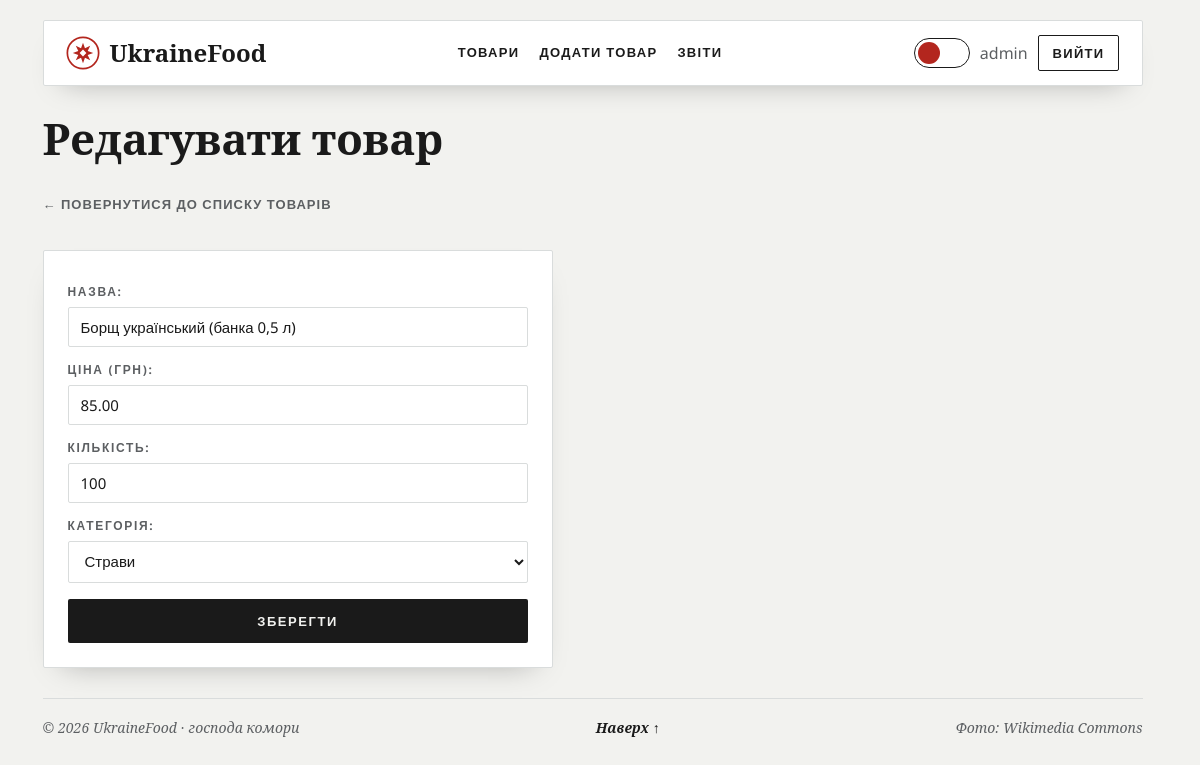
/edit.php?id=2 (signed in), run on the app's committed database.
### tables this page shows
CREATE TABLE
    products (
        id INT AUTO_INCREMENT PRIMARY KEY,
        name VARCHAR(255) NOT NULL,
        price DECIMAL(10, 2) NOT NULL,
        quantity INT NOT NULL DEFAULT 0,
        category_id INT NULL,
        image VARCHAR(255) NULL,
        CONSTRAINT fk_products_category FOREIGN KEY (category_id) REFERENCES category (id) ON DELETE SET NULL
    );

CREATE TABLE
    category (
        id INT AUTO_INCREMENT PRIMARY KEY,
        name VARCHAR(255) NOT NULL
    );

### edit.php (the view, shortened to what this page needs)
<?php
require_once 'db.php';
$id = filter_var($_GET['id'] ?? null, FILTER_VALIDATE_INT);
$product = false;
if ($id) {
    $productStmt = $pdo->prepare("SELECT name, price, quantity, category_id FROM products WHERE id = :id");
    $productStmt->execute([':id' => $id]);
    $product = $productStmt->fetch();
}
?>
<?php
$product['category_id'] = $product['category_id'] === null ? null : (int) $product['category_id'];
$categories = $pdo->query("SELECT id, name FROM category ORDER BY name")->fetchAll();
require 'header.php';
?>
<h1>Редагувати товар</h1>
<a href="index.php" class="back-link">← Повернутися до списку товарів</a>
<form method="post" action="edit.php?id=<?= (int) $id ?>" class="product-form">
    <label for="name">Назва:</label>
    <input type="text" id="name" name="name" maxlength="255" value="<?= htmlspecialchars((string) $product['name']) ?>" required>
    <label for="price">Ціна (грн):</label>
    <input type="number" id="price" name="price" step="0.01" min="0" value="<?= htmlspecialchars((string) $product['price']) ?>" required>
    <label for="quantity">Кількість:</label>
    <input type="number" id="quantity" name="quantity" step="1" min="0" value="<?= htmlspecialchars((string) $product['quantity']) ?>" required>
    <label for="category">Категорія:</label>
    <select id="category" name="category_id" required>
        <?php foreach ($categories as $category): ?>
            <option value="<?= (int) $category['id'] ?>" <?= (int) $category['id'] === $product['category_id'] ? 'selected' : '' ?>>
                <?= htmlspecialchars($category['name']) ?>
            </option>
        <?php endforeach; ?>
    </select>
    <input type="submit" value="Зберегти">
</form>
<?php require 'footer.php'; ?>

### styles.css (style rules this page uses)
:root { color-scheme: light dark; --main: light-dark(#1a1a1a, #e9e1cf); --main-dark: light-dark(#3a3a3a, #ffffff); --on-main: light-dark(#f2f2ef, #0b0b0c); --accent: light-dark(#b3261e, #d2203a); --main-soft: light-dark(#f7e7e5, #2a1b1b); --bg: light-dark(#f2f2ef, #0b0b0c); --card: light-dark(#ffffff, #151414); --text: light-dark(#1a1a1a, #ece5d7); --muted: light-dark(#5c5f62, #a0968a); --border: light-dark(#d9dcdc, #2b2825); --danger: light-dark(#b3261e, #f0566c); --success: var(--main); --shadow: 0 14px 30px -20px light-dark(rgba(0, 0, 0, 0.35), rgba(0, 0, 0, 0.9)); --shadow-hover: 0 18px 36px -18px light-dark(rgba(0, 0, 0, 0.4), rgba(0, 0, 0, 0.95)); --serif: "Noto Serif", Georgia, serif; --radius: 2px; --speed: 0.2s; }
html { scrollbar-gutter: stable; scroll-behavior: smooth; scroll-padding-top: 100px; }
body { font-family: "Noto Sans", Arial, sans-serif; background-color: var(--bg); color: var(--text); margin: 0 auto; max-width: 1100px; padding: 20px; line-height: 1.5; }
h1 { font-family: var(--serif); color: var(--text); font-size: 44px; line-height: 1.05; font-weight: 700; text-wrap: balance; letter-spacing: -0.5px; }
a { text-decoration: none; color: var(--text); font-weight: 600; transition: color var(--speed); }
input[type="text"], input[type="number"], input[type="password"], select { padding: 9px 12px; border: 1px solid var(--border); border-radius: var(--radius); font-size: 15px; font-family: inherit; color: var(--text); background-color: var(--card); transition: border-color var(--speed), box-shadow var(--speed); }
.product-form { display: flex; flex-direction: column; gap: 8px; max-width: 400px; margin-top: 15px; background-color: var(--card); padding: 24px; border-radius: var(--radius); box-shadow: var(--shadow); }
.product-form input[type="submit"] { background-color: var(--main); color: var(--on-main); border: none; padding: 10px 16px; border-radius: var(--radius); font-size: 15px; font-family: inherit; font-weight: 600; cursor: pointer; margin-top: 10px; transition: background-color var(--speed), transform var(--speed); }
.back-link { display: inline-block; margin-bottom: 20px; }
:root[data-theme="light"] { color-scheme: light; }
.back-link { display: inline-block; margin-bottom: 20px; font-size: 13px; font-weight: 700; letter-spacing: 0.08em; text-transform: uppercase; color: var(--muted); }
.product-form { border: 1px solid var(--border); gap: 6px; max-width: 460px; }
.product-form label { margin-top: 8px; font-size: 12px; font-weight: 700; letter-spacing: 0.14em; text-transform: uppercase; color: var(--muted); }
.product-form input[type="submit"] { font-size: 13px; font-weight: 700; letter-spacing: 0.12em; text-transform: uppercase; padding: 13px 16px; }

### data on the page
products: name "Борщ український (банка 0,5 л)", price "85.00", quantity "100", category_id "Страви"

### other printed values
$_SESSION['username'] "admin"
